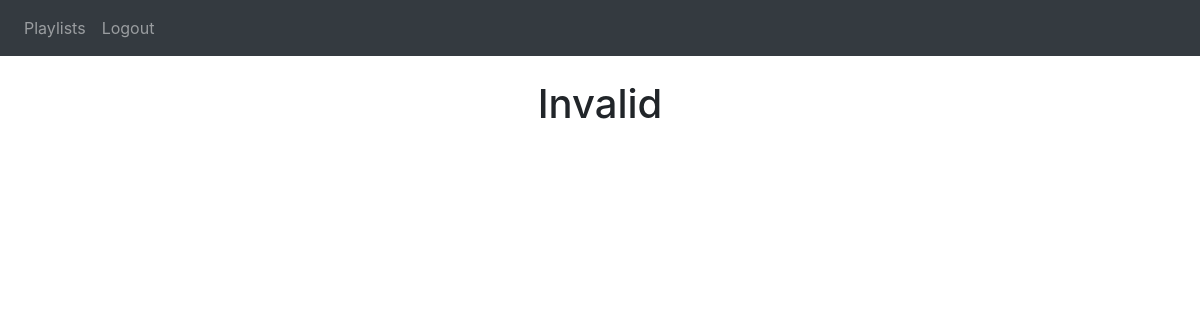
Before: /playlist/1 (signed in) with the older database file.
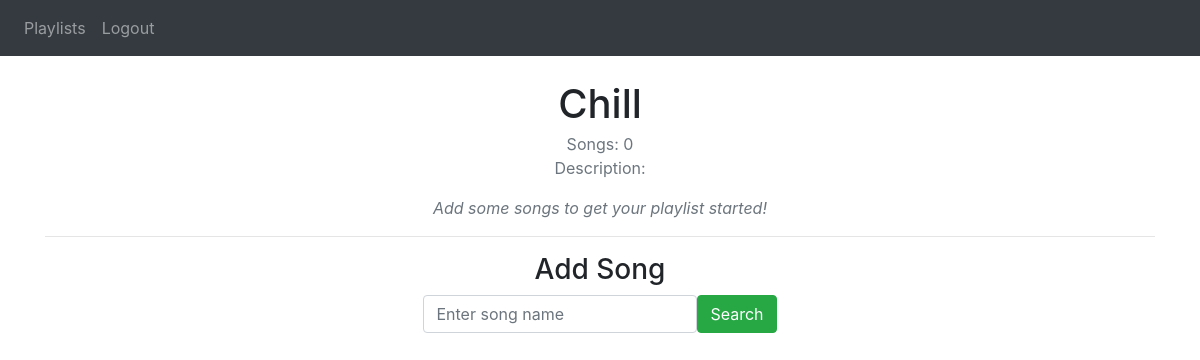
After: the same page with the newer database file.
### website/models.py (models this page shows)
class Playlist(db.Model):
    id = db.Column(db.Integer, primary_key=True)
    name = db.Column(db.String(150))
    description = db.Column(db.String(1000))
    songs = db.Column(mutable_json_type(dbtype=db.JSON, nested=True))
    count = db.Column(db.Integer)
    user_id = db.Column(db.Integer, db.ForeignKey('user.id'))

### website/views.py (the view, shortened to what this page needs)
@views.route('/playlist/<pid>', methods=['GET', 'POST'])
@login_required
def songs(pid):
    playlist = Playlist.query.get(int(pid))
    if request.method == 'GET':
        playlist = Playlist.query.get(int(pid))
        if playlist:
            if playlist.user_id == current_user.id:
                return render_template("playlist_songs.html", user=current_user, playlist=playlist, searchResults=None)
        return render_template("playlist_songs.html", user=current_user, playlist=None)

### website/__init__.py (called while the page is built)
def create_app():
    app = Flask(__name__)
    app.config['SECRET_KEY']='ofwgkta'
    app.config['SQLALCHEMY_DATABASE_URI'] = f'sqlite:///{DB_NAME}'
    db.init_app(app)
    migrate.init_app(app, db)
    from .views import views
    from .auth import auth
    app.register_blueprint(views, url_prefix = '/')
    app.register_blueprint(auth, url_prefix = '/')
    from .models import User
    create_database(app)
    login_manager = LoginManager()
    login_manager.login_view = 'auth.login'
    login_manager.init_app(app)
    @login_manager.user_loader
    def load_user(id):
        return User.query.get(int(id))
    return app

### website/templates/playlist_songs.html (shortened to what this page needs)
{% extends "base.html" %} {% block title %}Playlist{% endblock %}
{% block content%}
    <br/>
    {% if playlist == None %}
        <h1 align="center">Invalid</h1>
    {% else %}
        <h1 align="center">{{playlist.name}}</h1>
        <p align="center" class="mt-n1 text-muted">Songs: {{playlist.count}}</p>
        <p align="center" class="mt-n3 text-muted">Description: {{playlist.description}}</p>
        {% if playlist.count > 0 %}
            <div class="container">
                <div class="row"><div class="font-weight-bold col-sm">Name</div><div class="font-weight-bold col-sm">Artist</div><div class="font-weight-bold col-sm">Album</div></div>
                <hr/>
                {% for song in playlist.songs['tracks'] %}
                    <div class="row">
                        <div class="col-sm">{{song['name']}}</div><div class="col-sm">{{song['artist']}}</div><div class="col-sm">{{song['album']}}</div>
                        <button type="button" class="close" onClick="removeSong({{song}}, {{playlist.id}})">
                            <span aria-hidden="true">&times;</span>
                        </button>
                    </div>
                    <br/>
                {% endfor %}
            </div>
        {% else %}
            <div align="center" class="text-muted font-italic container">
                Add some songs to get your playlist started!
            </div>
        {% endif %}
        <hr/>
        <h3 align="center">Add Song</h3>
        <div class="container">
            <div class="row justify-content-center">
                <form method="POST" class="form-inline">
                    <div class="form-group">
                        <input
                            type="song_name"
                            class="form-control"
                            id="song_name"
                            name="song_name"
                            placeholder="Enter song name"
                        />
                    </div>
                    <button type="submit" class="btn btn-success">Search</button>
                </form>
            </div>
        </div>
        <br/>
    {% endif %}
{% endblock %}

Changed rows visible on the page:
added Playlist: name "Chill", count "0"
Other visible differences:
text no longer shown: "Invalid"
text now shown: "Songs: Description: Add some songs to get your playlist started! Add Song Search"
